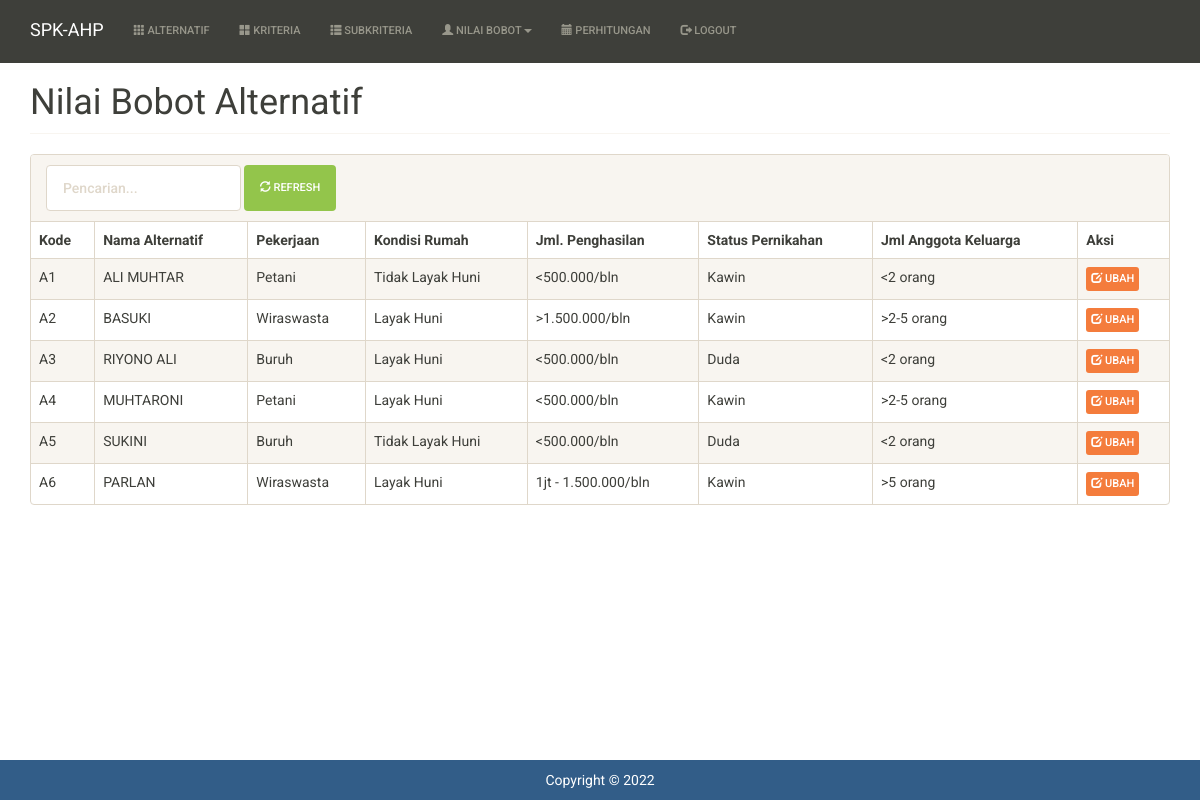
Screenshot of /index.php?m=rel_alternatif (signed in) with the database file from the repository.
### tables this page shows
CREATE TABLE `tb_sub` (
  `kode_sub` varchar(255) NOT NULL,
  `kode_kriteria` varchar(255) DEFAULT NULL,
  `nama_sub` varchar(255) DEFAULT NULL,
  `nilai_sub` double DEFAULT NULL,
  PRIMARY KEY (`kode_sub`)
);

### config.php (called while the page is built)
<?php
$config["server"] = 'localhost';
$config["username"] = 'root';
$config["password"] = '';
$config["database_name"] = 'ahp_crips';

### functions.php (called while the page is built, shortened)
<?php
include 'config.php';
include 'includes/db.php';
$db = new DB($config['server'], $config['username'], $config['password'], $config['database_name']);
include 'includes/general.php';
$rows = $db->get_results("SELECT kode_alternatif, nama_alternatif FROM tb_alternatif ORDER BY kode_alternatif");
foreach ($rows as $row) {
    $ALTERNATIF[$row->kode_alternatif] = $row->nama_alternatif;
}
$rows = $db->get_results("SELECT kode_kriteria, nama_kriteria FROM tb_kriteria ORDER BY kode_kriteria");
foreach ($rows as $row) {
    $KRITERIA[$row->kode_kriteria] = $row->nama_kriteria;
}
$rows = $db->get_results("SELECT * FROM tb_sub ORDER BY kode_sub");
foreach ($rows as $row) {
    $SUB[$row->kode_sub] = array(
        'nama' => $row->nama_sub,
        'kode_kriteria' => $row->kode_kriteria,
        'nilai_sub' => $row->nilai_sub,
    );
}
function get_rel_alternatif($kriteria = '')
{
    global $db;
    $rows = $db->get_results("SELECT
       a.kode_alternatif, ra.kode_kriteria, s.kode_sub
       FROM tb_rel_alternatif ra
       INNER JOIN tb_alternatif a ON a.kode_alternatif = ra.kode_alternatif
       LEFT JOIN tb_sub s ON s.kode_sub=ra.kode_sub
       WHERE nama_alternatif LIKE '%" . esc_field($_GET['q']) . "%'
       ORDER BY kode_alternatif, ra.kode_kriteria");
    $arr = array();
    foreach ($rows as $row) {
        $arr[$row->kode_alternatif][$row->kode_kriteria]  = $row->kode_sub;
    }
    return $arr;
}

### includes/db.php (called while the page is built, shortened)
<?php
class DB
{
    var $conn = null;
    public function __construct($host, $username, $passwd, $dbname)
    {
        $this->conn = mysqli_connect($host, $username, $passwd, $dbname);
    }
    public function query($sql)
    {
        $query = mysqli_query($this->conn, $sql) or die('<pre>Error mysqli_query: ' . mysqli_error($this->conn) . '<br />' . $sql . '</pre>');
        return $query;
    }
    public function get_results($sql)
    {
        $query = $this->query($sql);
        $arr = array();
        while ($row = mysqli_fetch_object($query)) {
            $arr[] = $row;
        }
        return $arr;
    }
}

### includes/general.php (called while the page is built, shortened)
<?php
function esc_field($str)
{
    return addslashes($str);
}

### rel_alternatif.php (the view, shortened to what this page needs)
<div class="page-header">
    <h1>Nilai Bobot Alternatif</h1>
</div>
<div class="panel panel-default">
    <div class="panel-heading">
        <form class="form-inline">
            <div class="form-group">
                <input class="form-control" type="text" name="q" value="<?= $_GET['q'] ?>" placeholder="Pencarian..." />
            </div>
            <div class="form-group">
                <button class="btn btn-success"><span class="glyphicon glyphicon-refresh"></span> Refresh</button>
            </div>
        </form>
    </div>
    <div class="table-responsive">
        <table class="table table-bordered table-hover table-striped">
            <thead>
                <tr>
                    <th>Kode</th>
                    <th>Nama Alternatif</th>
                    <?php foreach ($KRITERIA as $key => $val) : ?>
                        <th><?= $val ?></th>
                    <?php endforeach ?>
                    <th>Aksi</th>
                </tr>
            </thead>
            <?php
            $data = get_rel_alternatif();
            foreach ($data as $key => $val) : ?>
                <tr>
                    <td><?= $key ?></td>
                    <td><?= $ALTERNATIF[$key] ?></td>
                    <?php foreach ($val as $k => $v) : ?>
                        <td><?= $SUB[$v]['nama'] ?></td>
                    <?php endforeach ?>
                    <td>
                        <a class="btn btn-xs btn-warning" href="?m=rel_alternatif_ubah&ID=<?= $key ?>"><span class="glyphicon glyphicon-edit"></span> Ubah</a>
                    </td>
                </tr>
            <?php endforeach ?>
        </table>
    </div>
</div>

### assets/css/general.css (style rules this page uses)
html { position: relative; min-height: 100%; }
body { margin-bottom: 70px; }
.page-header { margin-top: 0; padding-bottom: 0; }
.page-header h1 { margin-top: 0; }

### rows the page displays
tb_sub: nama_sub "Petani"
tb_sub: nama_sub "Tidak Layak Huni"
tb_sub: nama_sub "<500.000/bln"
tb_sub: nama_sub "Kawin"
tb_sub: nama_sub "<2 orang"
tb_sub: nama_sub "Wiraswasta"
tb_sub: nama_sub "Layak Huni"
tb_sub: nama_sub ">1.500.000/bln"
tb_sub: nama_sub ">2-5 orang"
tb_sub: nama_sub "Buruh"
tb_sub: nama_sub "Duda"
tb_sub: nama_sub "1jt - 1.500.000/bln"
tb_sub: nama_sub ">5 orang"

### other values shown
$val "Pekerjaan"
$val "Kondisi Rumah"
$val "Jml. Penghasilan"
$val "Status Pernikahan"
$val "Jml Anggota Keluarga"
$key "A1"
$ALTERNATIF[$key] "ALI MUHTAR"
$key "A2"
$ALTERNATIF[$key] "BASUKI"
$key "A3"
$ALTERNATIF[$key] "RIYONO ALI"
$key "A4"
$ALTERNATIF[$key] "MUHTARONI"
$key "A5"
$ALTERNATIF[$key] "SUKINI"
